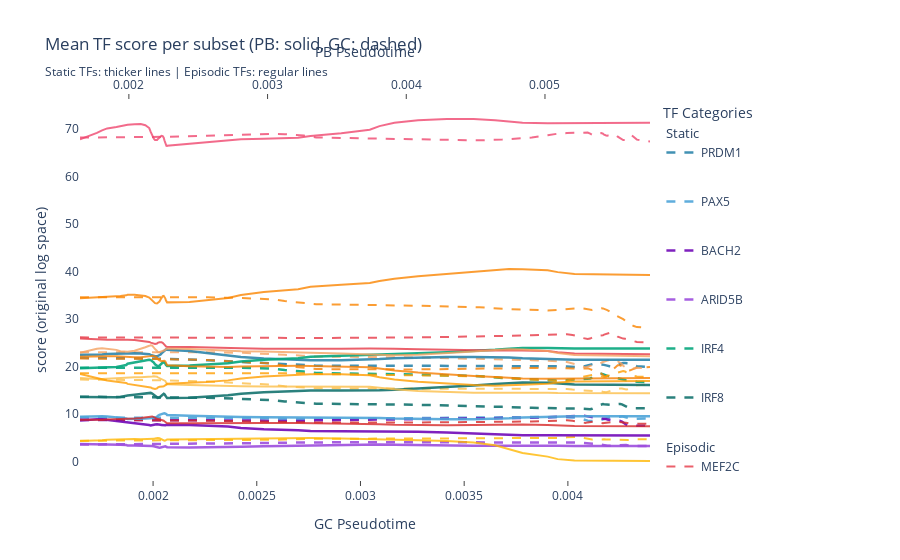

Source (notebook cell):
### Code cell
import numpy as np
import plotly.graph_objects as go

# 1. Get pseudotime values for all windows
# For PB trajectory (range 1-2)
aligner_pb = AlignTimeScales(
    dictys_dynamic_object=dictys_dynamic_object,
    trajectory_range=(1, 2),  # PB trajectory
    num_points=40,
    dist=0.001,
    sparsity=0.01,
    total_episodes=8
)
window_pseudotimes_pb = aligner_pb.pseudotime_of_windows()

# For GC trajectory (range 1-3)
aligner_gc = AlignTimeScales(
    dictys_dynamic_object=dictys_dynamic_object,
    trajectory_range=(1, 3),  # GC trajectory
    num_points=40,
    dist=0.001,
    sparsity=0.01,
    total_episodes=8
)
window_pseudotimes_gc = aligner_gc.pseudotime_of_windows()

# 2. Map window indices to pseudotime values
def get_pseudotimes_for_indices(window_indices, window_pseudotimes):
    """Map window indices to their corresponding pseudotime values"""
    return np.array([window_pseudotimes[idx] for idx in window_indices])

# Get pseudotime x-axes
x_pb_pseudotime = get_pseudotimes_for_indices(PB_post_bifurcation_window_indices, window_pseudotimes_pb)
x_gc_pseudotime = get_pseudotimes_for_indices(GC_post_bifurcation_window_indices, window_pseudotimes_gc)

# 3. TF colors and categories
tf_colors = {
    'PRDM1': '#2E86AB',      # Deep blue
    'PAX5': '#4EA5D9',       # Sky blue
    'BACH2': '#7209B7',      # Royal purple
    'ARID5B': '#9D4EDD',     # Bright purple
    'IRF4': '#06A77D',       # Teal
    'IRF8': '#14746F',       # Deep teal
    
    'MEF2C': '#E63946',      # Red
    'MAX': '#F77F00',        # Orange
    'USF2': '#FCBF49',       # Golden yellow
    'MEF2A': '#D62828',      # Dark red
    'IRF1': '#F4A261',       # Light orange
    #'IKZF3': '#EF476F',      # Pink
    'POU2F1': '#FF9E00',     # Bright orange
    'TEAD2': '#FFB703',      # Amber
    #'IRF7': '#FB8500',       # Dark orange
}

# Determine TF category
def get_tf_category(tf):
    if tf in static_tfs:
        return "Static"
    elif tf in episodic_tfs:
        return "Episodic"
    return "Unknown"

# 4. Create the plot with pseudotime x-axis
fig = go.Figure()

# Plot static TFs first, then episodic TFs (for legend grouping)
for category, tf_list in [("Static", static_tfs), ("Episodic", episodic_tfs)]:
    for tf in tf_list:
        tf_color = tf_colors.get(tf, "black")
        tf_category = get_tf_category(tf)
        
        # GC (dashed, default bottom axis)
        y_gc = series_gc[tf]
        text_gc = [f"{tf} ({tf_category}) GC<br>pseudotime={pt:.3f}<br>window={w}" 
                   for pt, w in zip(x_gc_pseudotime, GC_post_bifurcation_window_indices)]
        fig.add_trace(go.Scatter(
            x=x_gc_pseudotime,
            y=y_gc,
            mode='lines',
            name=f"{tf}",
            line=dict(
                dash='dash', 
                color=tf_color,
                width=2.5 if tf_category == "Static" else 2  # Thicker lines for static TFs
            ),
            opacity=0.9 if tf_category == "Static" else 0.8,
            hoverinfo='text',
            text=text_gc,
            legendgroup=tf,
            legendgrouptitle_text=category if tf == tf_list[0] else None,  # Add category header
            showlegend=True
        ))
        
        # PB (solid, top axis)
        y_pb = series_pb[tf]
        text_pb = [f"{tf} ({tf_category}) PB<br>pseudotime={pt:.3f}<br>window={w}" 
                   for pt, w in zip(x_pb_pseudotime, PB_post_bifurcation_window_indices)]
        fig.add_trace(go.Scatter(
            x=x_pb_pseudotime,
            y=y_pb,
            mode='lines',
            name=f"{tf}",
            line=dict(
                dash='solid', 
                color=tf_color,
                width=2.5 if tf_category == "Static" else 2
            ),
            opacity=0.9 if tf_category == "Static" else 0.8,
            hoverinfo='text',
            text=text_pb,
            xaxis='x2',
            legendgroup=tf,
            showlegend=False
        ))

fig.update_layout(
    title='Mean TF score per subset (PB: solid, GC: dashed)<br><sub>Static TFs: thicker lines | Episodic TFs: regular lines</sub>',
    xaxis=dict(
        title='GC Pseudotime',
        showline=False,
        showgrid=True,
        linecolor='black',
        ticks='outside',
        showticklabels=True
    ),
    xaxis2=dict(
        title='PB Pseudotime',
        anchor='y',
        overlaying='x',
        side='top',
        showline=False,
        showgrid=True,
        linecolor='black',
        ticks='outside',
        showticklabels=True
    ),
    yaxis=dict(title='score (original log space)'),
    legend=dict(
        orientation='v', 
        x=1.02, 
        y=0.5,
        tracegroupgap=30,  # Space between Static and Episodic groups
        title_text="TF Categories"
    ),
    margin=dict(t=100, r=250),  # Increased for category headers
    plot_bgcolor="rgba(0,0,0,0)",
    paper_bgcolor="rgba(0,0,0,0)",
)

fig.show()

# fig.write_html("tf_dynamics_by_category.html")
fig.write_image("/ocean/projects/cis240075p/asachan/datasets/B_Cell/multiome_1st_donor_UPMC_aggr/dictys_outs/actb1_added_v2/output/figures/tf_dynamics_by_category.svg", format='svg', width=2000, height=600)
